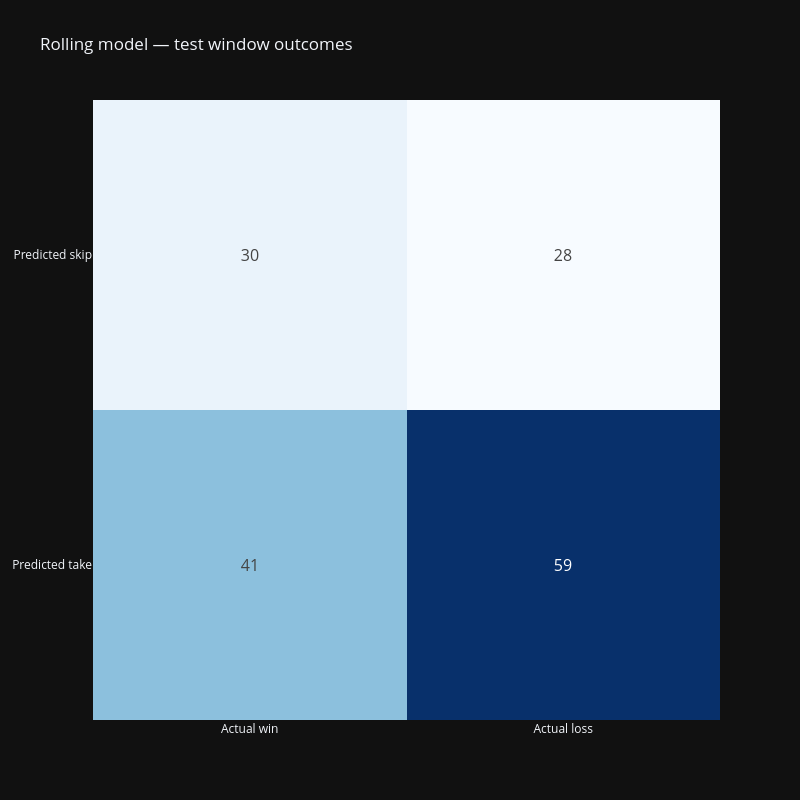

Notebook code for this chart:
### Markdown cell above
**What the rolling model actually did**: predicted-take vs. predicted-skip against the real outcome. The bottom-left cell is the opportunity cost of filtering — skipped signals that would have won.

### Code cell
scaler_demo = StandardScaler()
X_train_demo = scaler_demo.fit_transform(train_signals_rolling[FEATURE_COLS])
X_test_demo = scaler_demo.transform(test_signals[FEATURE_COLS])
svm_demo = fit_svm(X_train_demo, train_signals_rolling["meta_label"].values)
y_pred_demo = svm_demo.predict(X_test_demo)
y_true_demo = test_signals["meta_label"].values

cm = np.array([
    [((y_true_demo == 1) & (y_pred_demo == 1)).sum(), ((y_true_demo == 0) & (y_pred_demo == 1)).sum()],
    [((y_true_demo == 1) & (y_pred_demo == 0)).sum(), ((y_true_demo == 0) & (y_pred_demo == 0)).sum()],
])

fig = go.Figure(go.Heatmap(
    z=cm, x=["Actual win", "Actual loss"], y=["Predicted take", "Predicted skip"],
    colorscale="Blues", text=cm, texttemplate="%{text}", textfont=dict(size=16), showscale=False,
))
fig.update_layout(title="Rolling model — test window outcomes", height=800, width=800)
fig.show()

### Figure 1 — Plotly figure (JSON) as saved in the notebook; plotly's stock layout.template omitted (floating-point values rounded to 4 significant figures)
{"data": [{"colorscale": [[0, "rgb(247,251,255)"], [0.125, "rgb(222,235,247)"], [0.25, "rgb(198,219,239)"], [0.375, "rgb(158,202,225)"], [0.5, "rgb(107,174,214)"], [0.625, "rgb(66,146,198)"], [0.75, "rgb(33,113,181)"], [0.875, "rgb(8,81,156)"], [1, "rgb(8,48,107)"]], "showscale": false, "text": [[41, 59], [30, 28]], "textfont": {"size": 16}, "texttemplate": "%{text}", "type": "heatmap", "x": ["Actual win", "Actual loss"], "y": ["Predicted take", "Predicted skip"], "z": [[41, 59], [30, 28]]}], "layout": {"height": 800, "title": {"text": "Rolling model — test window outcomes"}, "width": 800}}
